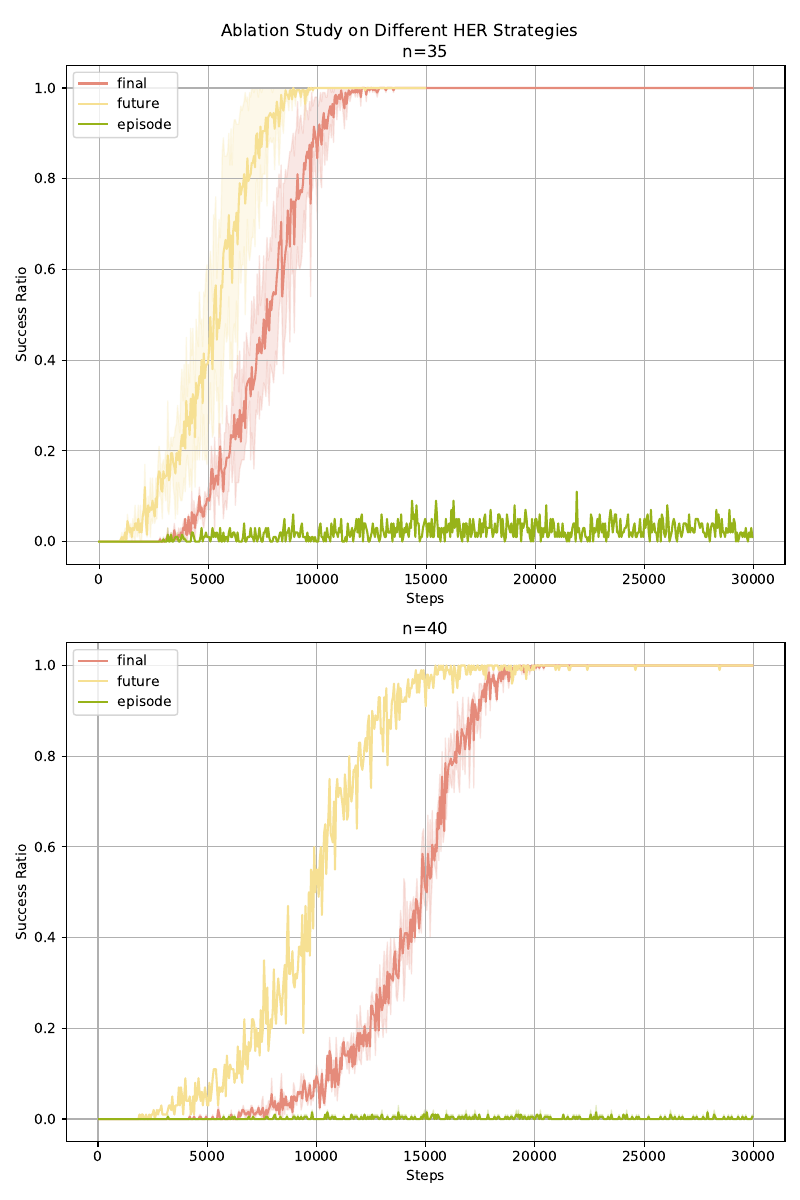

Write the Python code that produced this figure.
import pandas as pd
import matplotlib.pyplot as plt

# Load the CSV file
data7 = pd.read_csv('35her_final.csv')
data8 = pd.read_csv('35her_future.csv')
data9 = pd.read_csv('35her_episode.csv')
data10 = pd.read_csv('40her_final.csv')
data11 = pd.read_csv('40her_future.csv')
data12 = pd.read_csv('40her_episode.csv')

# Extract data for plotting
steps7 = data7['Step']*50
mean_values7 = data7['n_bits: 35 - eval/success_count']
min_values7 = data7['n_bits: 35 - eval/success_count__MIN']
max_values7 = data7['n_bits: 35 - eval/success_count__MAX']

steps8 = data8['Step']*50
mean_values8 = data8['n_bits: 35 - eval/success_count']
min_values8 = data8['n_bits: 35 - eval/success_count__MIN']
max_values8 = data8['n_bits: 35 - eval/success_count__MAX']

steps9 = data9['Step']*50
mean_values9 = data9['n_bits: 35 - eval/success_count']
min_values9 = data9['n_bits: 35 - eval/success_count__MIN']
max_values9 = data9['n_bits: 35 - eval/success_count__MAX']

steps10 = data10['Step']*50
mean_values10 = data10['n_bits: 40 - eval/success_count']
min_values10 = data10['n_bits: 40 - eval/success_count__MIN']
max_values10 = data10['n_bits: 40 - eval/success_count__MAX']

steps11 = data10['Step']*50
mean_values11 = data11['n_bits: 40 - eval/success_count']
min_values11 = data11['n_bits: 40 - eval/success_count__MIN']
max_values11 = data11['n_bits: 40 - eval/success_count__MAX']

steps12 = data10['Step']*50
mean_values12 = data12['n_bits: 40 - eval/success_count']
min_values12 = data12['n_bits: 40 - eval/success_count__MIN']
max_values12 = data12['n_bits: 40 - eval/success_count__MAX']

print(len(steps7), len(mean_values7))
print(len(steps8), len(mean_values8))
print(len(steps9), len(mean_values9))
print(len(steps10), len(mean_values10))
print(len(steps11), len(mean_values11))
print(len(steps12), len(mean_values12))

# Plotting
fig, axs = plt.subplots(2, 1, figsize=(8, 12))

# Plot for n=35
axs[0].plot(steps7, mean_values7, label='final', color='#e58b7b')
axs[0].fill_between(steps7, min_values7, max_values7, color='#e58b7b', alpha=0.2)
axs[0].plot(steps8, mean_values8, label='future', color='#f6e093')
axs[0].fill_between(steps8, min_values8, max_values8, color='#f6e093', alpha=0.2)
axs[0].plot(steps9, mean_values9, label='episode', color='#97b319')
axs[0].fill_between(steps9, min_values9, max_values9, color='#97b319', alpha=0.2)
axs[0].set_title('n=35')
axs[0].set_xlabel('Steps')
axs[0].set_ylabel('Success Ratio')
axs[0].legend()
axs[0].grid(True)

# Plot for n=40
axs[1].plot(steps10, mean_values10, label='final', color='#e58b7b')
axs[1].fill_between(steps10, min_values10, max_values10, color='#e58b7b', alpha=0.2)
axs[1].plot(steps11, mean_values11, label='future', color='#f6e093')
axs[1].fill_between(steps11, min_values11, max_values11, color='#f6e093', alpha=0.2)
axs[1].plot(steps12, mean_values12, label='episode', color='#97b319')
axs[1].fill_between(steps12, min_values12, max_values12, color='#97b319', alpha=0.2)
axs[1].set_title('n=40')
axs[1].set_xlabel('Steps')
axs[1].set_ylabel('Success Ratio')
axs[1].legend()
axs[1].grid(True)

plt.suptitle('Ablation Study on Different HER Strategies')
plt.tight_layout()
plt.show()
plt.savefig('ablation.pdf', format='pdf')
